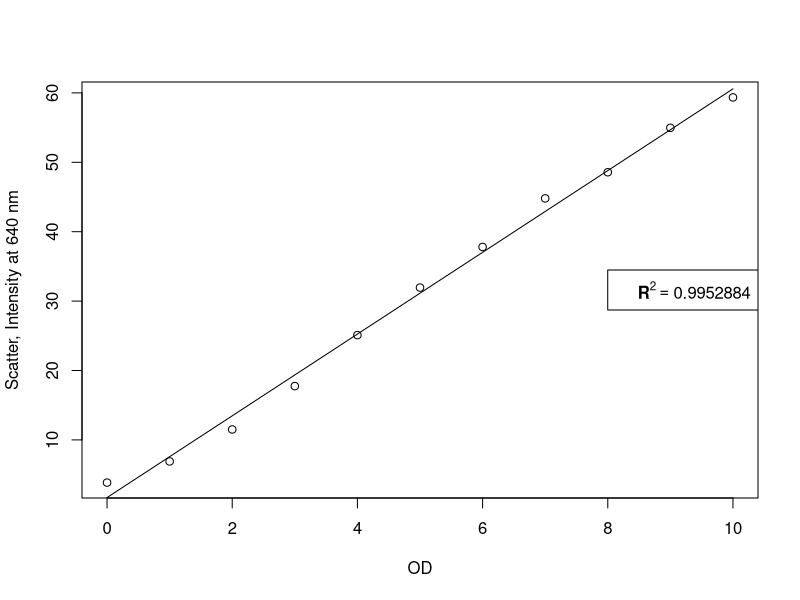

This figure's R source:
dat <- read.csv("Streulichtmessung.csv",skip=2)

od <- "Ideal.OD.WPA" # "WPA.Verd."
sc <- "Ava.Mittelw"

pdf("scatter_test1.pdf",width=5,height=4)
plot(dat[,od],dat[,sc],xlab="OD",ylab="Scatter, Intensity at 640 nm")
fit <- lm(dat[,sc]~dat[,od])
lines(dat[,od],predict(fit))
legend("right",legend=bquote(bold(R^2 == .(summary(fit)$r.squared))))
dev.off()
